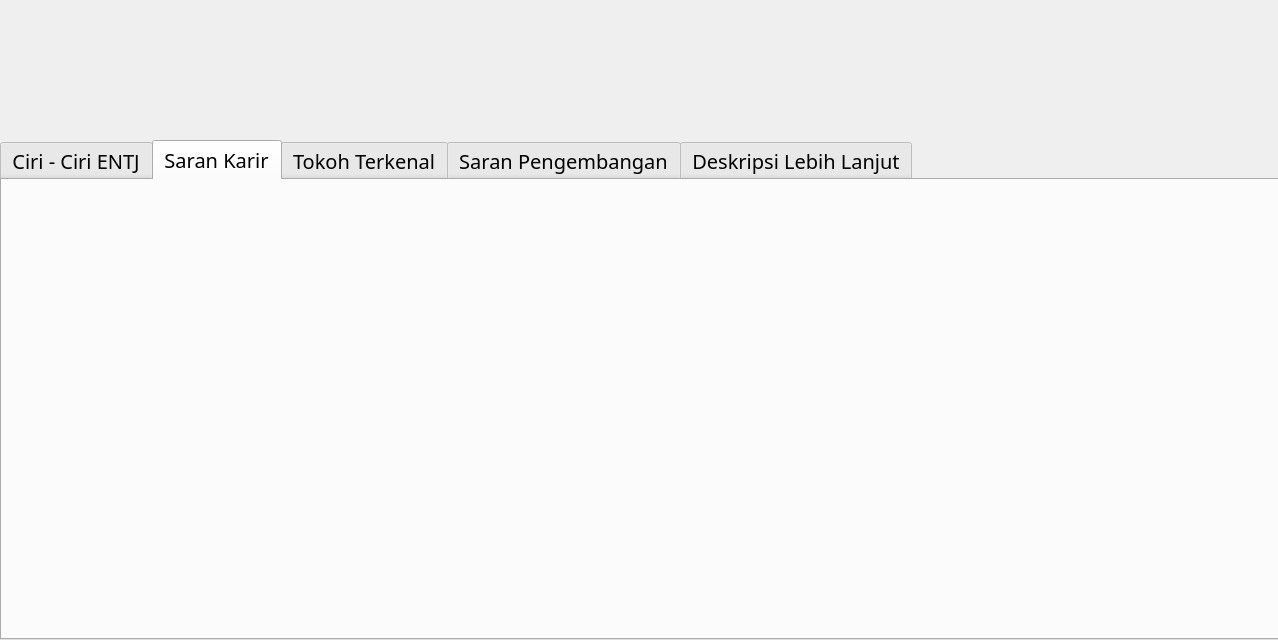
<?xml version="1.0" encoding="UTF-8"?>
<ui version="4.0">
 <class>Dialog</class>
 <widget class="QDialog" name="Dialog">
  <property name="geometry">
   <rect>
    <x>0</x>
    <y>0</y>
    <width>1278</width>
    <height>640</height>
   </rect>
  </property>
  <property name="minimumSize">
   <size>
    <width>1278</width>
    <height>640</height>
   </size>
  </property>
  <property name="maximumSize">
   <size>
    <width>1278</width>
    <height>640</height>
   </size>
  </property>
  <property name="windowTitle">
   <string>Kepribadian ENTJ</string>
  </property>
  <widget class="QTabWidget" name="tabWidget">
   <property name="geometry">
    <rect>
     <x>0</x>
     <y>140</y>
     <width>1281</width>
     <height>500</height>
    </rect>
   </property>
   <property name="font">
    <font>
     <family>NewsGoth Cn BT</family>
     <pointsize>15</pointsize>
     <weight>50</weight>
     <bold>false</bold>
    </font>
   </property>
   <property name="currentIndex">
    <number>1</number>
   </property>
   <property name="elideMode">
    <enum>Qt::ElideLeft</enum>
   </property>
   <widget class="QWidget" name="widget">
    <attribute name="title">
     <string>Ciri - Ciri ENTJ</string>
    </attribute>
    <widget class="QLabel" name="label_2">
     <property name="geometry">
      <rect>
       <x>-10</x>
       <y>0</y>
       <width>1291</width>
       <height>501</height>
      </rect>
     </property>
     <property name="text">
      <string/>
     </property>
     <property name="pixmap">
      <pixmap>Base Picture/ENTJ/ciri.jpg</pixmap>
     </property>
    </widget>
   </widget>
   <widget class="QWidget" name="tab_2">
    <property name="layoutDirection">
     <enum>Qt::LeftToRight</enum>
    </property>
    <attribute name="title">
     <string>Saran Karir</string>
    </attribute>
    <widget class="QLabel" name="label_3">
     <property name="geometry">
      <rect>
       <x>-10</x>
       <y>-40</y>
       <width>1291</width>
       <height>581</height>
      </rect>
     </property>
     <property name="text">
      <string/>
     </property>
     <property name="pixmap">
      <pixmap>Base Picture/ENTJ/kerja.jpg</pixmap>
     </property>
    </widget>
   </widget>
   <widget class="QWidget" name="tab">
    <attribute name="title">
     <string>Tokoh Terkenal</string>
    </attribute>
    <widget class="QLabel" name="label_4">
     <property name="geometry">
      <rect>
       <x>-10</x>
       <y>-20</y>
       <width>1291</width>
       <height>541</height>
      </rect>
     </property>
     <property name="text">
      <string/>
     </property>
     <property name="pixmap">
      <pixmap>Base Picture/ENTJ/tokoh.jpg</pixmap>
     </property>
    </widget>
   </widget>
   <widget class="QWidget" name="tab_3">
    <attribute name="title">
     <string>Saran Pengembangan</string>
    </attribute>
    <widget class="QLabel" name="label_5">
     <property name="geometry">
      <rect>
       <x>-10</x>
       <y>-20</y>
       <width>1291</width>
       <height>541</height>
      </rect>
     </property>
     <property name="text">
      <string/>
     </property>
     <property name="pixmap">
      <pixmap>Base Picture/ENTJ/pengembangan.jpg</pixmap>
     </property>
    </widget>
   </widget>
   <widget class="QWidget" name="tab_4">
    <attribute name="title">
     <string>Deskripsi Lebih Lanjut</string>
    </attribute>
    <widget class="QLabel" name="label_6">
     <property name="geometry">
      <rect>
       <x>-10</x>
       <y>-30</y>
       <width>1291</width>
       <height>541</height>
      </rect>
     </property>
     <property name="text">
      <string/>
     </property>
     <property name="pixmap">
      <pixmap>Base Picture/ENTJ/depkrip.jpg</pixmap>
     </property>
    </widget>
   </widget>
  </widget>
  <widget class="QLabel" name="label">
   <property name="geometry">
    <rect>
     <x>-10</x>
     <y>-30</y>
     <width>1291</width>
     <height>640</height>
    </rect>
   </property>
   <property name="text">
    <string/>
   </property>
   <property name="pixmap">
    <pixmap>Base Picture/ENTJ/base.jpg</pixmap>
   </property>
  </widget>
  <zorder>label</zorder>
  <zorder>tabWidget</zorder>
 </widget>
 <resources/>
 <connections/>
</ui>
